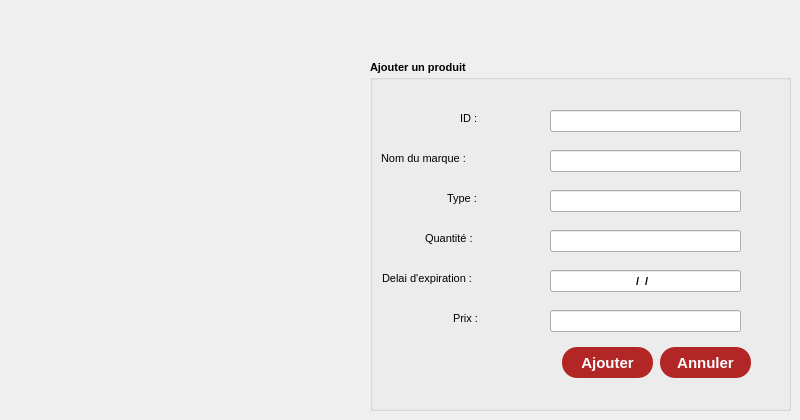
    <widget class="QWidget" name="tab_4">
     <attribute name="title">
      <string>Ajouter</string>
     </attribute>
     <widget class="QGroupBox" name="groupBox_4">
      <property name="geometry">
       <rect>
        <x>370</x>
        <y>60</y>
        <width>421</width>
        <height>351</height>
       </rect>
      </property>
      <property name="font">
       <font>
        <pointsize>8</pointsize>
        <weight>75</weight>
        <bold>true</bold>
       </font>
      </property>
      <property name="title">
       <string>Ajouter un produit</string>
      </property>
      <widget class="QLineEdit" name="le_ID">
       <property name="geometry">
        <rect>
         <x>180</x>
         <y>50</y>
         <width>191</width>
         <height>22</height>
        </rect>
       </property>
      </widget>
      <widget class="QLineEdit" name="le_Type">
       <property name="geometry">
        <rect>
         <x>180</x>
         <y>130</y>
         <width>191</width>
         <height>22</height>
        </rect>
       </property>
       <property name="inputMask">
        <string/>
       </property>
      </widget>
      <widget class="QLineEdit" name="le_Nom">
       <property name="geometry">
        <rect>
         <x>180</x>
         <y>90</y>
         <width>191</width>
         <height>22</height>
        </rect>
       </property>
       <property name="font">
        <font>
         <family>MS Shell Dlg 2</family>
        </font>
       </property>
       <property name="contextMenuPolicy">
        <enum>Qt::DefaultContextMenu</enum>
       </property>
       <property name="layoutDirection">
        <enum>Qt::LeftToRight</enum>
       </property>
       <property name="inputMethodHints">
        <set>Qt::ImhNone</set>
       </property>
       <property name="inputMask">
        <string/>
       </property>
       <property name="maxLength">
        <number>32767</number>
       </property>
       <property name="dragEnabled">
        <bool>false</bool>
       </property>
       <property name="cursorMoveStyle">
        <enum>Qt::VisualMoveStyle</enum>
       </property>
       <property name="clearButtonEnabled">
        <bool>false</bool>
       </property>
      </widget>
      <widget class="QLineEdit" name="le_Prix">
       <property name="geometry">
        <rect>
         <x>180</x>
         <y>250</y>
         <width>191</width>
         <height>22</height>
        </rect>
       </property>
       <property name="inputMask">
        <string/>
       </property>
      </widget>
      <widget class="QPushButton" name="ajouter">
       <property name="geometry">
        <rect>
         <x>192</x>
         <y>287</y>
         <width>91</width>
         <height>31</height>
        </rect>
       </property>
       <property name="font">
        <font>
         <family>Arial</family>
         <pointsize>-1</pointsize>
         <weight>75</weight>
         <bold>true</bold>
        </font>
       </property>
       <property name="styleSheet">
        <string notr="true">QPushButton {
color: #fff;
background:#b22626;
border-radius: 15px;
font-size:15px;
font-family:Arial, Helvetica, sans-serif;
}
QPushButton:hover {
color:#fff;
border:15px;
background:#6a1616;
}</string>
       </property>
       <property name="text">
        <string>Ajouter</string>
       </property>
      </widget>
      <widget class="QPushButton" name="Annuler_1">
       <property name="geometry">
        <rect>
         <x>290</x>
         <y>287</y>
         <width>91</width>
         <height>31</height>
        </rect>
       </property>
       <property name="font">
        <font>
         <family>Arial</family>
         <pointsize>-1</pointsize>
         <weight>75</weight>
         <bold>true</bold>
        </font>
       </property>
       <property name="styleSheet">
        <string notr="true">QPushButton {
color: #fff;
background:#b22626;
border-radius: 15px;
font-size:15px;
font-family:Arial, Helvetica, sans-serif;
}
QPushButton:hover {
color:#fff;
border:15px;
background:#6a1616;
}</string>
       </property>
       <property name="text">
        <string>Annuler</string>
       </property>
      </widget>
      <widget class="QLineEdit" name="le_Delai">
       <property name="geometry">
        <rect>
         <x>180</x>
         <y>210</y>
         <width>191</width>
         <height>22</height>
        </rect>
       </property>
       <property name="inputMask">
        <string>00/00/0000</string>
       </property>
       <property name="alignment">
        <set>Qt::AlignCenter</set>
       </property>
      </widget>
      <widget class="QLineEdit" name="le_Nombre">
       <property name="geometry">
        <rect>
         <x>180</x>
         <y>170</y>
         <width>191</width>
         <height>22</height>
        </rect>
       </property>
       <property name="text">
        <string/>
       </property>
      </widget>
      <widget class="QLabel" name="label_26">
       <property name="geometry">
        <rect>
         <x>90</x>
         <y>50</y>
         <width>71</width>
         <height>16</height>
        </rect>
       </property>
       <property name="font">
        <font>
         <weight>50</weight>
         <bold>false</bold>
        </font>
       </property>
       <property name="text">
        <string>ID :</string>
       </property>
      </widget>
      <widget class="QLabel" name="label_31">
       <property name="geometry">
        <rect>
         <x>83</x>
         <y>250</y>
         <width>71</width>
         <height>16</height>
        </rect>
       </property>
       <property name="font">
        <font>
         <weight>50</weight>
         <bold>false</bold>
        </font>
       </property>
       <property name="text">
        <string>Prix :</string>
       </property>
      </widget>
      <widget class="QLabel" name="label_30">
       <property name="geometry">
        <rect>
         <x>12</x>
         <y>210</y>
         <width>151</width>
         <height>16</height>
        </rect>
       </property>
       <property name="font">
        <font>
         <weight>50</weight>
         <bold>false</bold>
        </font>
       </property>
       <property name="text">
        <string>Delai d'expiration :</string>
       </property>
      </widget>
      <widget class="QLabel" name="label_27">
       <property name="geometry">
        <rect>
         <x>11</x>
         <y>88</y>
         <width>151</width>
         <height>21</height>
        </rect>
       </property>
       <property name="font">
        <font>
         <weight>50</weight>
         <bold>false</bold>
        </font>
       </property>
       <property name="text">
        <string>Nom du marque :</string>
       </property>
      </widget>
      <widget class="QLabel" name="label_29">
       <property name="geometry">
        <rect>
         <x>55</x>
         <y>170</y>
         <width>81</width>
         <height>16</height>
        </rect>
       </property>
       <property name="font">
        <font>
         <weight>50</weight>
         <bold>false</bold>
        </font>
       </property>
       <property name="text">
        <string>Quantité :</string>
       </property>
      </widget>
      <widget class="QLabel" name="label_28">
       <property name="geometry">
        <rect>
         <x>77</x>
         <y>128</y>
         <width>91</width>
         <height>21</height>
        </rect>
       </property>
       <property name="font">
        <font>
         <weight>50</weight>
         <bold>false</bold>
        </font>
       </property>
       <property name="text">
        <string>Type :</string>
       </property>
      </widget>
     </widget>
     <widget class="QLabel" name="image_2">
      <property name="geometry">
       <rect>
        <x>140</x>
        <y>150</y>
        <width>231</width>
        <height>151</height>
       </rect>
      </property>
      <property name="whatsThis">
       <string>&lt;!DOCTYPE HTML PUBLIC &quot;-//W3C//DTD HTML 4.0//EN&quot; &quot;http://www.w3.org/TR/REC-html40/strict.dtd&quot;&gt;
&lt;html&gt;&lt;head&gt;&lt;meta name=&quot;qrichtext&quot; content=&quot;1&quot; /&gt;&lt;style type=&quot;text/css&quot;&gt;
p, li { white-space: pre-wrap; }
&lt;/style&gt;&lt;/head&gt;&lt;body style=&quot; font-family:'MS Shell Dlg 2'; font-size:8pt; font-weight:600; font-style:normal;&quot;&gt;
&lt;p style=&quot;-qt-paragraph-type:empty; margin-top:0px; margin-bottom:0px; margin-left:0px; margin-right:0px; -qt-block-indent:0; text-indent:0px;&quot;&gt;&lt;br /&gt;&lt;/p&gt;&lt;/body&gt;&lt;/html&gt;</string>
      </property>
      <property name="styleSheet">
       <string notr="true"/>
      </property>
      <property name="text">
       <string/>
      </property>
     </widget>
    </widget>
